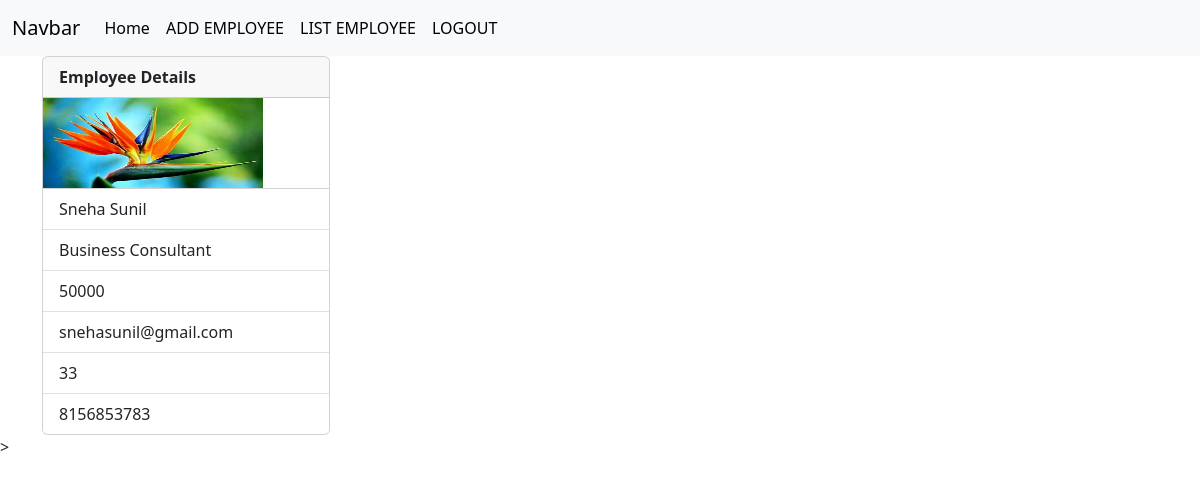
The app's page /employees/5 (signed in) with its own data.
### crm/models.py (models this page shows, shortened)
class Employees(models.Model):
    name=models.CharField(max_length=200)
    department=models.CharField(max_length=200)
    salary=models.PositiveIntegerField()
    email=models.EmailField(unique=True)
    age=models.PositiveIntegerField()
    contact=models.CharField(null=True,max_length=10)
    profile_pic=models.ImageField(upload_to="images",null=True,blank=True)
    dob=models.DateField(null=True,blank=True)

### crm/views.py (the view)
# urls.py: path("employees/<int:pk>",views.EmployeeDetailView.as_view(),name="emp-details"),
@method_decorator(signin_required,name="dispatch")
class EmployeeDetailView(View):
    def get(self,request,*args,**kwargs):
        id=kwargs.get("pk")
        qs=Employees.objects.get(id=id)
        return render(request,"emp_detail.html",{"data":qs})

### crm/views.py (called while the page is built)
def signin_required(fn):
    def wrapper(request,*args,**kwargs):
        if not request.user.is_authenticated:
            messages.error(request,"invalid session")
            return redirect("signin")
        else:
            return fn(request,*args,**kwargs)
    return wrapper

### crm/templates/emp_detail.html (shortened to what this page needs)
{%extends 'base.html'%}
{%block body_block%}
<div class="container">
    <div>
        <div class="card" style="width: 18rem;">
            <div class="card-header">
              <b>Employee Details</b>
            </div>
            <div>
              {%if data.profile_pic%}
              <img src="{{data.profile_pic.url}}" alt="" height="90" width="220">
              {%endif%}
            </div>
            <ul class="list-group list-group-flush">
              <li class="list-group-item">{{data.name}}</li>
              <li class="list-group-item">{{data.department}}</li>
              <li class="list-group-item">{{data.salary}}</li>
              <li class="list-group-item">{{data.email}}</li>
              <li class="list-group-item">{{data.age}}</li>
              <li class="list-group-item">{{data.contact}}</li>
            </ul>
          </div>
    </div>
  </div>>
{%endblock%}<!-- <!DOCTYPE html>

### records on screen
Employees: profile_pic (picture), name "Sneha Sunil", department "Business Consultant", salary "50000", email "snehasunil@gmail.com", age "33", contact "8156853783"
